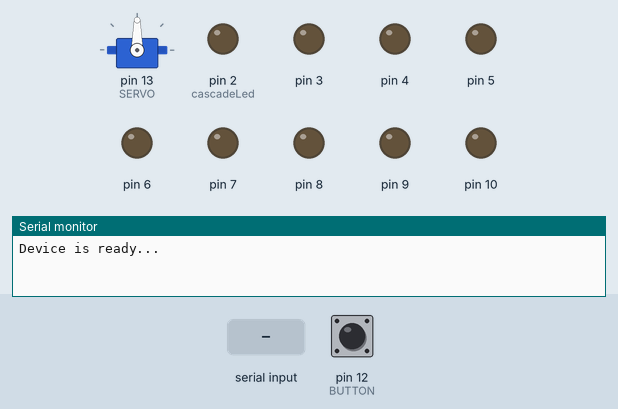
Bench run of a sketch on a simulated Arduino Uno, built with avr-gcc and run on an emulated ATmega328P. Shown: servo, output pins drawn as LEDs (lit = HIGH), the last lines printed to the serial monitor. Dashed ring = blinking. Inputs (shaded band) come from the test bench; at power-on: pin 12 (BUTTON) LOW.

Above: at 1.2 s.
1.3 s: "1" received over Serial
At 3.45 s:
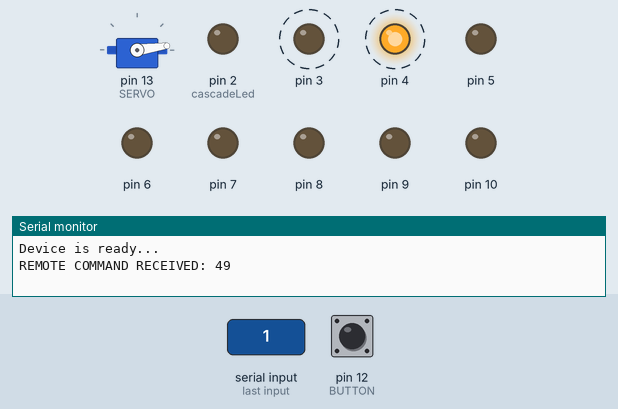
At 4.06 s:
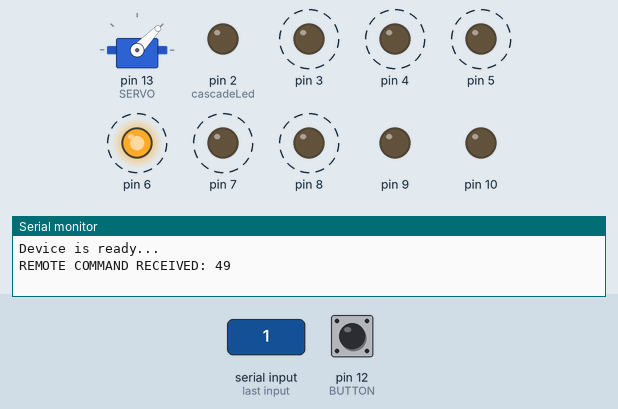
4.3 s: "1" received over Serial
7.3 s: pin 12 (BUTTON) pulled HIGH for 0.15 s
16.3 s: pin 12 (BUTTON) driven LOW
18.3 s: pin 12 (BUTTON) driven HIGH
At 19.4 s:
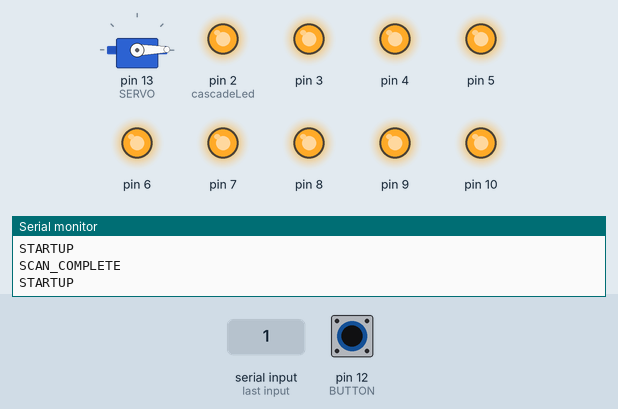
Timing chart, 0 to 20.8 s (numbered marks = the images above; inputs shaded):
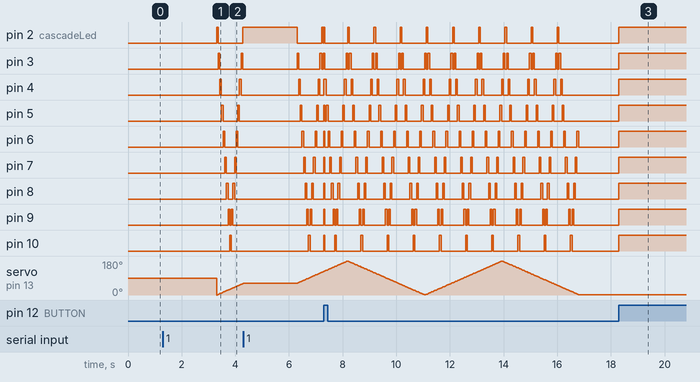

The sketch:

hw-test.ino
```cpp
#include <Servo.h>

#define LEDONE    2
#define LEDTWO    3
#define LEDTHREE  4
#define LEDFOUR   5

#define BUTTON    12

#define SERVO     13

Servo scanServo;

int controlByte;

long scanPreviousMillis = 0;
long cascadePreviousMillis = 0;
long servoPreviousMillis = 0;

int scanMillis = 12500;
int cascadeMillis = 60;
int servoMillis = 15;

bool buttonLock = false;

bool scanning = false;
bool scanComplete = false;


void setLeds(bool onOff=true) {
  for ( int i = 2; i < 11; i++ ) {
    digitalWrite(i, onOff);
  }
}

int cascadeLed = 2;
bool cascadeForward = true;
void cascadeLeds() {
  setLeds(false);
  digitalWrite(cascadeLed, true);
  if ( cascadeForward ) {
    cascadeLed++;
  } else {
    cascadeLed--;
  }
//  Serial.println(cascadeLed);
  if ( 10 <= cascadeLed ) {
    cascadeForward = false;
  } else if ( 2 >= cascadeLed ) {
    cascadeForward = true;
  }
}

int servoPos = 0;
bool servoForward = true;
void servoMove() {
//  Serial.println("MOVING SERVO");
  scanServo.write(servoPos);
  if ( servoForward ) {
    servoPos++;
  } else {
    servoPos--;
  }
  if ( 180 <= servoPos ) {
    servoForward = false;
  } else if ( 0 >= servoPos ) {
    servoForward = true;
  }
}

void setup() {
  for (int i=2; i < 11; i++) {
    pinMode(i, OUTPUT);
  }
  pinMode(BUTTON, INPUT);
  scanServo.attach(SERVO);

  // Print to serial console
  Serial.begin(9600);

  Serial.println("Device is ready...");
}

void loop() {

  unsigned long currentMillis = millis();

  unsigned int scanDiff = currentMillis - scanPreviousMillis;
  unsigned int cascadeDiff = currentMillis - cascadePreviousMillis;
  unsigned int servoDiff = currentMillis - servoPreviousMillis;

//  Serial.println(digitalRead(BUTTON));

  bool button = digitalRead(BUTTON);

  if ( button && !buttonLock ) { // button being pressed
    buttonLock = true;
    scanComplete = false;
    setLeds(true);
    Serial.println("STARTUP");
  }

  if ( buttonLock ) { // button has been pressed

  }

  if ( 0 < Serial.available() ) {
    controlByte = Serial.read();
    Serial.print("REMOTE COMMAND RECEIVED: ");
    Serial.println(controlByte);
    if ( 49 == controlByte ) { // 1
      delay(2000);
      scanDiff = 0;
      scanPreviousMillis = currentMillis;
      scanning = true;
    }
  }

  if ( scanDiff > scanMillis ) {
//    Serial.println(scanDiff);
    if ( scanning && buttonLock ) {
      scanComplete = true;
      scanning = false;
    }
  }

  if ( cascadeDiff > cascadeMillis ) {
    cascadeDiff = 0;
    cascadePreviousMillis = currentMillis;
    if ( scanning ) {
      cascadeLeds();
    }
  }

  if ( servoDiff > servoMillis ) {
    servoDiff = 0;
    servoPreviousMillis = currentMillis;
    if ( scanning ) {
      servoMove();
    }
  }

  if ( !scanning && scanComplete ) {
    scanComplete = false;
    buttonLock = false;
    setLeds(false);
    Serial.println("SCAN_COMPLETE");
  }
}
```

Measured:
- after the input at 1.3 s, pin 2 (cascadeLed): LOW → HIGH after 2.0 s, → LOW 0.06 s later, → HIGH 0.91 s later; pin 3: alternates HIGH for 0.06 s and LOW for 0.79 s, starting after 2.1 s
- after the input at 18.3 s, pin 2 (cascadeLed), pin 3–10: LOW → HIGH at once
